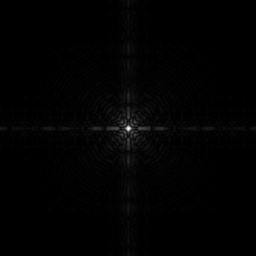
#> input picture ImageMaterial/DIP3/Fig0305(a)(DFT_no_log).tif, 256 x 256 px
$ python LogarithmicTransformation.py   (Python 2 division)
#> lines starting #> are read from the running program, lines starting #| are printed output that depends on the picture
# -*- coding: utf-8 -*-
import cv2
import math
import numpy as np
from matplotlib import pyplot as plt
img = cv2.imread('../../ImageMaterial/DIP3/Fig0305(a)(DFT_no_log).tif',cv2.IMREAD_COLOR)
#> img is the input picture: shape (256, 256, 3); min 0, max 255, mean 2.1

plt.subplot(2,2,1)
plt.imshow(img)
plt.xticks([])
plt.yticks([])
plt.title('original image')

#对数变换 s = clog(1+r)
c = 1
middle = img.shape
#> middle = (256, 256, 3)
imgCopy = [[[ c*math.log(img[x][y][z] + 1)for z in range(middle[2])]for y in range(middle[1])]for x in range(middle[0])]
#> imgCopy = 256 items
plt.subplot(2,2,2)
plt.imshow(imgCopy)
plt.xticks([])
plt.yticks([])
plt.title('logarithmic image')

plt.subplot(2,2,3)
x = np.arange(1,10,0.5)
print x
y = [math.log(v) for v in x]
plt.plot(x,y,'.-')

plt.subplot(2,2,4)
plt.yscale('log')
plt.show()
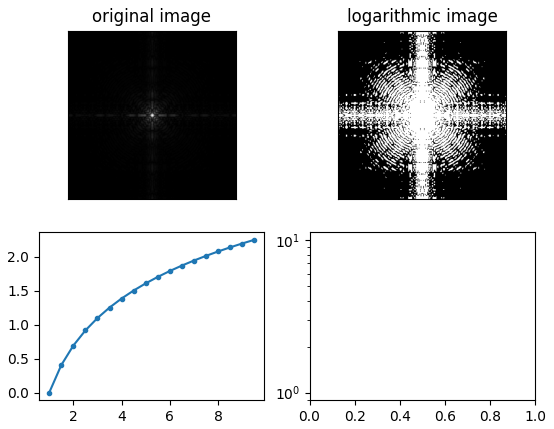
#> figure drawn by matplotlib, 3 panels; panel 3: curve peaks at x = 9.5, y = 2.25
